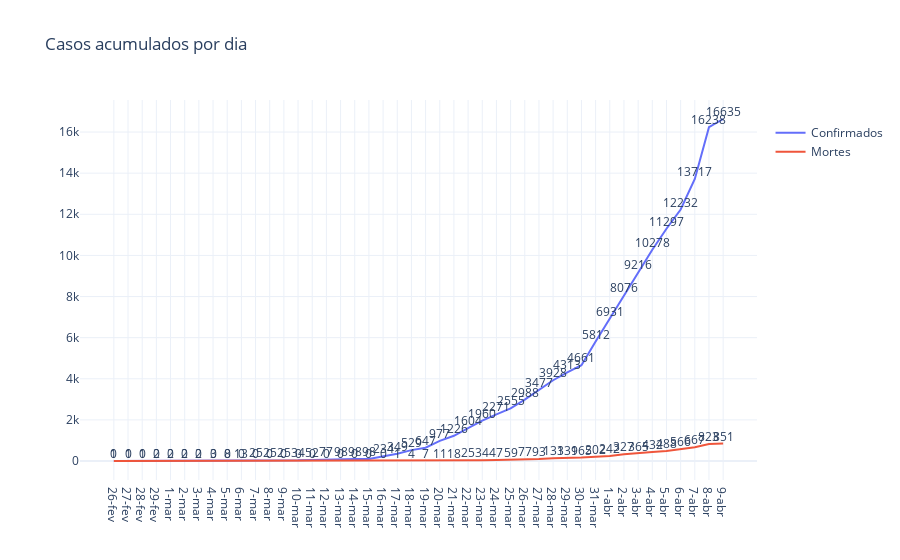

Notebook source saved alongside this figure:
### Markdown cell above
# Gráficos Brasil

### Code cell
# Plot confirmed cases

fig = go.Figure(
    [
        go.Scatter(x = acumulado_dia_brasil.data, y = acumulado_dia_brasil.casos, mode="lines+text",
    name="Confirmados",
    text=acumulado_dia_brasil.casos,
    textposition="top center"),
        go.Scatter(x = acumulado_dia_brasil.data, y = acumulado_dia_brasil.mortes, mode="lines+text",
    name="Mortes",
    text=acumulado_dia_brasil.mortes,
    textposition="top center"), 
      #  go.Scatter(x = dadosdia.data, y = curados, mode="lines+text",
   # name="Curados",
   # text=curados,
   # textposition="top center"),  
    ]
)

fig.update_layout(title='Casos acumulados por dia',legend_title='<b> </b>',
                   
                   showlegend=True, template="plotly_white",direction='clockwise',)

fig.show()

### Figure 1 — Plotly figure (JSON) as saved in the notebook; plotly's stock layout.template omitted (floating-point values rounded to 4 significant figures)
{"data": [{"mode": "lines+text", "name": "Confirmados", "text": [1, 1, 1, 2, 2, 2, 2, 3, 8, 13, 25, 25, 25, 34, 52, 77, 98, 98, 98, 234, 349, 529, 647, 977, 1226, 1604, 1960, 2271, 2555, 2988, 3477, 3928, 4313, 4661, 5812, 6931, 8076, 9216, 10278, 11297, 12232, 13717, 16238, 16635], "textposition": "top center", "type": "scatter", "x": ["26-fev", "27-fev", "28-fev", "29-fev", "1-mar", "2-mar", "3-mar", "4-mar", "5-mar", "6-mar", "7-mar", "8-mar", "9-mar", "10-mar", "11-mar", "12-mar", "13-mar", "14-mar", "15-mar", "16-mar", "17-mar", "18-mar", "19-mar", "20-mar", "21-mar", "22-mar", "23-mar", "24-mar", "25-mar", "26-mar", "27-mar", "28-mar", "29-mar", "30-mar", "31-mar", "1-abr", "2-abr", "3-abr", "4-abr", "5-abr", "6-abr", "7-abr", "8-abr", "9-abr"], "y": [1, 1, 1, 2, 2, 2, 2, 3, 8, 13, 25, 25, 25, 34, 52, 77, 98, 98, 98, 234, 349, 529, 647, 977, 1226, 1604, 1960, 2271, 2555, 2988, 3477, 3928, 4313, 4661, 5812, 6931, 8076, 9216, 10278, 11297, 12232, 13717, 16238, 16635]}, {"mode": "lines+text", "name": "Mortes", "text": [0, 0, 0, 0, 0, 0, 0, 0, 0, 0, 0, 0, 0, 0, 0, 0, 0, 0, 0, 0, 1, 4, 7, 11, 18, 25, 34, 47, 59, 77, 93, 133, 139, 165, 202, 242, 327, 365, 432, 488, 566, 667, 823, 851], "textposition": "top center", "type": "scatter", "x": ["26-fev", "27-fev", "28-fev", "29-fev", "1-mar", "2-mar", "3-mar", "4-mar", "5-mar", "6-mar", "7-mar", "8-mar", "9-mar", "10-mar", "11-mar", "12-mar", "13-mar", "14-mar", "15-mar", "16-mar", "17-mar", "18-mar", "19-mar", "20-mar", "21-mar", "22-mar", "23-mar", "24-mar", "25-mar", "26-mar", "27-mar", "28-mar", "29-mar", "30-mar", "31-mar", "1-abr", "2-abr", "3-abr", "4-abr", "5-abr", "6-abr", "7-abr", "8-abr", "9-abr"], "y": [0, 0, 0, 0, 0, 0, 0, 0, 0, 0, 0, 0, 0, 0, 0, 0, 0, 0, 0, 0, 1, 4, 7, 11, 18, 25, 34, 47, 59, 77, 93, 133, 139, 165, 202, 242, 327, 365, 432, 488, 566, 667, 823, 851]}], "layout": {"direction": "clockwise", "legend": {"title": {"text": "<b> </b>"}}, "showlegend": true, "title": {"text": "Casos acumulados por dia"}}}
